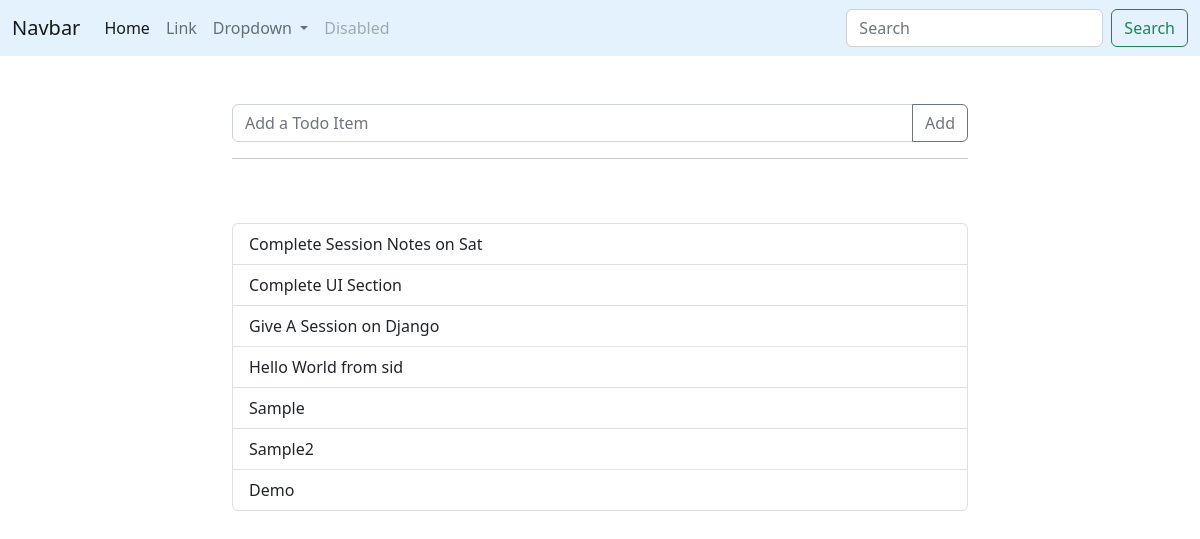
The page /todo on the database as committed earlier.
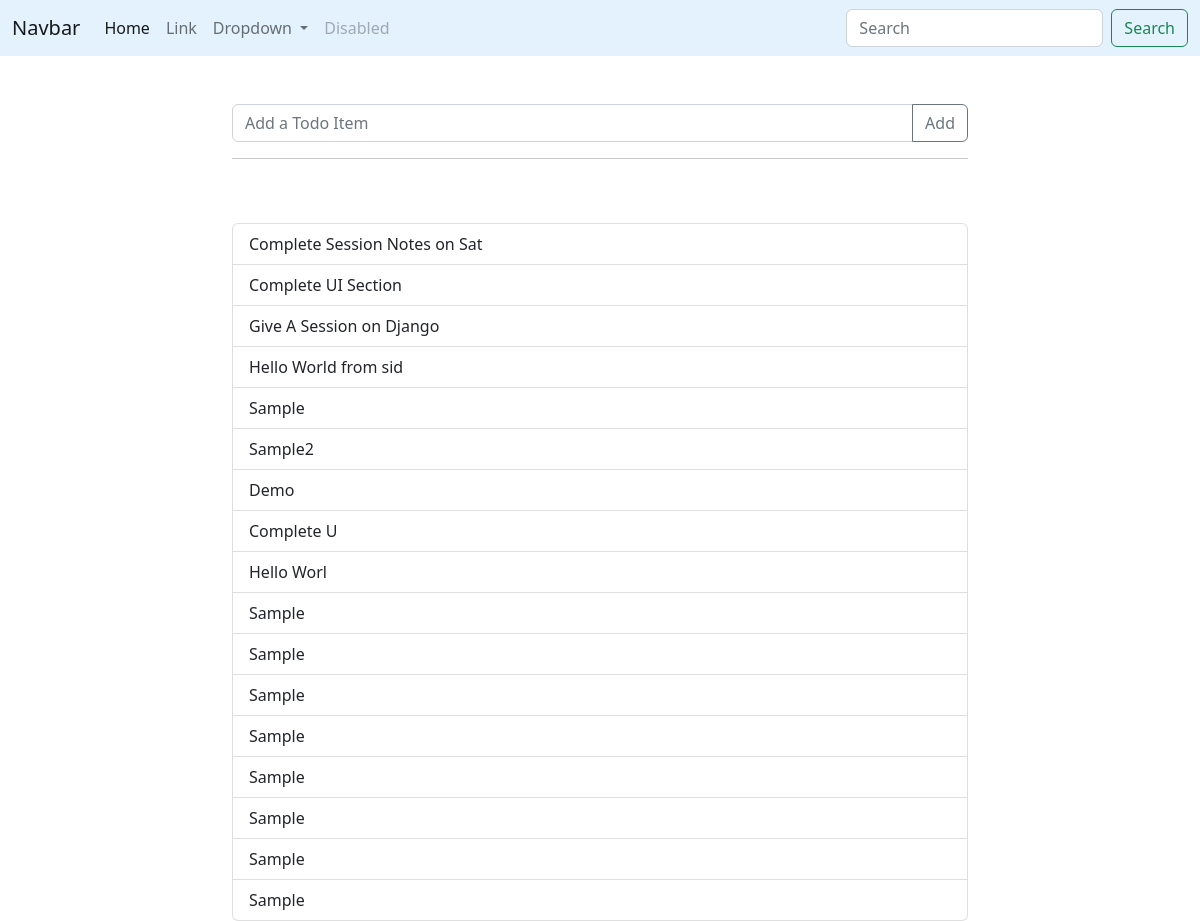
The same page on the database as committed later.
### todo/models.py (models this page shows)
class Todo(models.Model):
    task = models.CharField(max_length=255)
    complete = models.BooleanField(default=False)

### todo/views.py (the view, shortened to what this page needs)
# urls.py: path('',hello_from_todo),
def hello_from_todo(request):
    form_for_get = TodoInputForm()
    all_todo = Todo.objects.all()
    return render(request,'todo.html',{'todos':all_todo,'form':form_for_get})

### todo/forms.py
class TodoInputForm(forms.Form):
    task = forms.CharField(max_length=10)

### todo/templates/todo.html (shortened to what this page needs)
<!DOCTYPE html>
<html lang="en">
<head>
  <link rel="stylesheet" href="https://cdn.jsdelivr.net/npm/bootstrap@5.2.3/dist/css/bootstrap.min.css"
>
</head>
<body>
  <nav class="navbar navbar-expand-lg bg-body-tertiary" style="background-color: #e3f2fd;">
    <div class="container-fluid">
      <a class="navbar-brand" href="#">Navbar</a>
      <div class="collapse navbar-collapse" id="navbarSupportedContent">
        <ul class="navbar-nav me-auto mb-2 mb-lg-0">
          <li class="nav-item">
            <a class="nav-link active" aria-current="page" href="#">Home</a>
          </li>
          <li class="nav-item">
            <a class="nav-link" href="#">Link</a>
          </li>
          <li class="nav-item dropdown">
            <a class="nav-link dropdown-toggle" href="#" role="button" data-bs-toggle="dropdown" aria-expanded="false">
              Dropdown
            </a>
          </li>
          <li class="nav-item">
            <a class="nav-link disabled">Disabled</a>
          </li>
        </ul>
        <form class="d-flex" role="search">
          <input class="form-control me-2" type="search" placeholder="Search" aria-label="Search">
          <button class="btn btn-outline-success" type="submit">Search</button>
        </form>
      </div>
    </div>
  </nav>
  <div class="container mt-5">
    <div class="row justify-content-center">
      <div class="col-8">
        <form name="form" action="/todo" method="post">
          <div class="input-group">
            <input type="text" class="form-control" placeholder="Add a Todo Item"
            aria-label="Recipient's username with two button addons" name="task">
            <button class="btn btn-outline-secondary" type="submit">Add</button>
          </div>
        </form>
        <hr>
      </div>
      <div class="col-8 mt-5">
        <ul class="list-group">
          {% for t in todos %}
          <li class="list-group-item">{{t.task}}</li>
          {% endfor %}
        </ul>
      </div>
    </div>
  </div>
</body>
</html>

Rows that differ between the two databases and show on the page:
added Todo: task "Complete U"
added Todo: task "Hello Worl"
added Todo: task "Sample"
added Todo: task "Sample"
added Todo: task "Sample"
added Todo: task "Sample"
added Todo: task "Sample"
added Todo: task "Sample"
added Todo: task "Sample"
added Todo: task "Sample"
